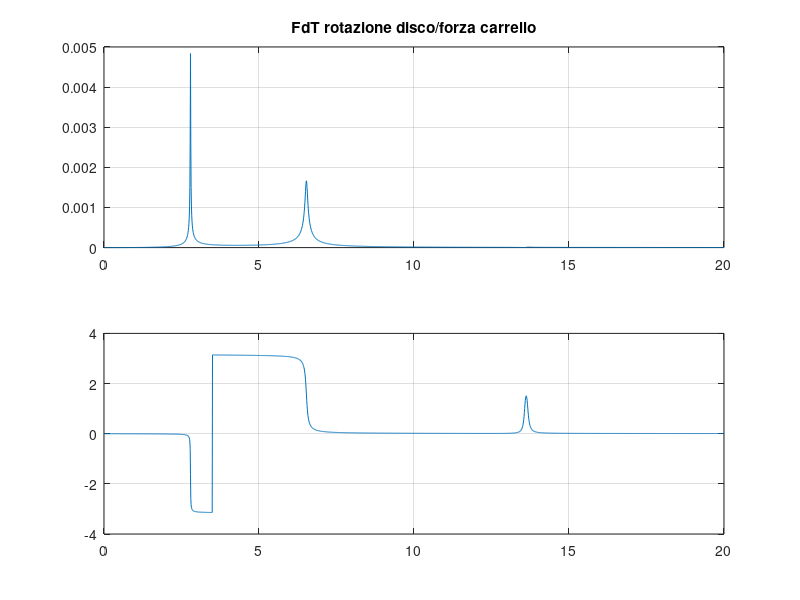
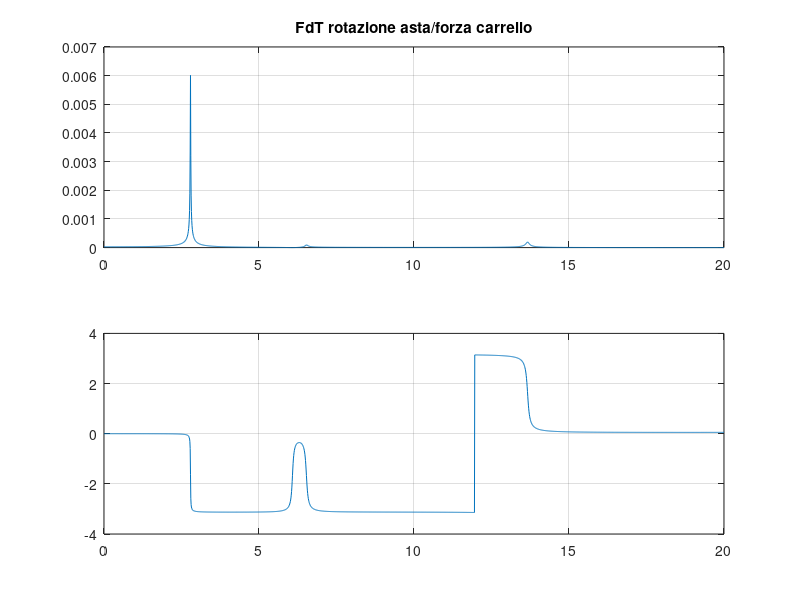
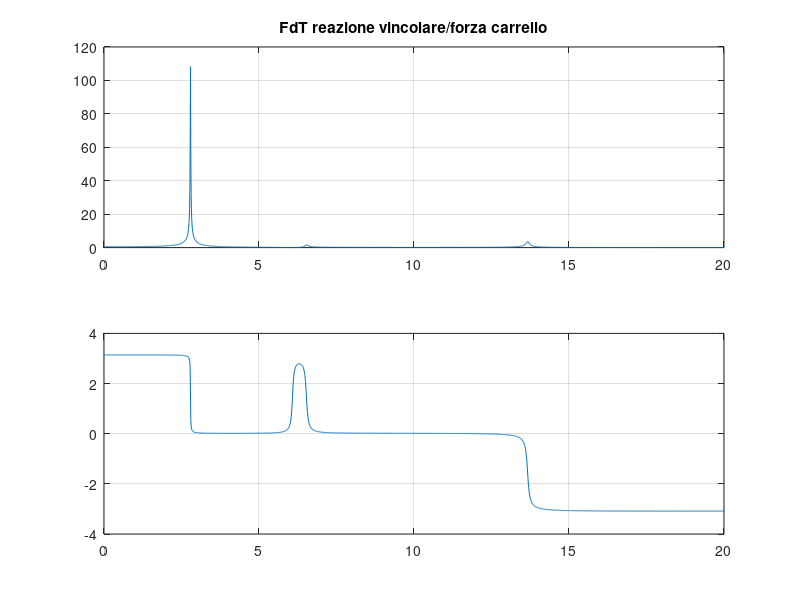
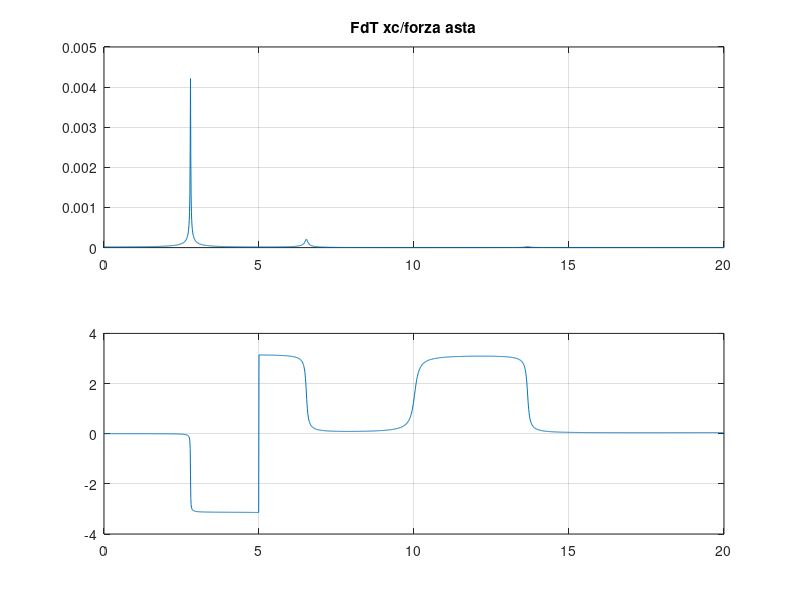

These charts were generated, in order, by the following MATLAB code:
clear all
close all

M1=15;			% [kg]	
R1=0.3;			% [m]
J1=0.5;			% [kgm2]
M2=60;			% [kg]
M3=15;			% [kg]	
L=0.3;			% [m]
J3=0.5;			% [kgm2]
k1=30e3;	    % [N/m]
k2=30e3;		% [N/m]
k3=30e3;		% [N/m]
r1=10;   		% [Ns/m]
r2=10;   		% Ns/m]
r3=0.5;   		% Ns/m]
alfa=pi/6;
g=9.81;

disp('matrice di massa in coordinate fisiche')
mtx_mf  =  diag([M2 M1 M1 J1 M3 J3])
disp(' ')

disp('matrice di rigidezza (parte elastica) in coordinate fisiche')
mtx_kf  =  diag([k1 k2 k3])
disp(' ')

disp('matrice di smorzamento in coordinate fisiche')
mtx_rf  =  diag([r1 r2 r3])
disp(' ')

disp('jacobiano matrice di massa')
mtx_Jm  =  [1 0 0;1 R1*cos(alfa) 0;0 R1*sin(alfa) 0; 0 1 0;0 0 L;0 0 1]
disp(' ')

disp('jacobiano matrice di rigidezza-smorzamento')
mtx_Jel  =  [0 -R1 0;-1 0 L;0 0 -2*L]
disp(' ')
    
disp('matrice di massa in coordinate indipendenti')
mtx_m  =  mtx_Jm'*mtx_mf*mtx_Jm
disp(' ')

disp('matrice di rigidezza (parte gravitazionale) in coordinate indipendenti')
mtx_kg  =  [0 0 0;0 0 0;0 0 -M3*g*L]
disp(' ')

disp('matrice di rigidezza in coordinate indipendenti')
mtx_k  =  mtx_Jel'*mtx_kf*mtx_Jel + mtx_kg
disp(' ')

disp('matrice di smoramento in coordinate indipendenti')
mtx_r  =  mtx_Jel'*mtx_rf*mtx_Jel
disp(' ')


%calcolo delle frequenze proprie e dei modi di vibrare

[modi,d]=eig(inv(mtx_m)*mtx_k);
fre=sqrt(diag(d))/2/pi;

%crea una matrice temporanea per ordinare frequenze e modi
% i modi sono ordinati per righe
tmp=[fre modi'];

% ordina le frequenze e i modi in ordine crescente 
tmp_out=sortrows(tmp,1);
fre=tmp_out(:,1);                 % frequenze ordinate
ngdl=length(fre);
modi=tmp_out(:,2:ngdl+1)';       % modi ordinati per colonne

% stampa delle frequenze e modi

for i=1:ngdl
    val_max=max(abs(modi(:,i)));
    modi(:,i)=modi(:,i)/val_max;
    disp(['modo # ' num2str(i) ': ' num2str(fre(i)) ' [Hz]        ' num2str(modi(:,i)') ])
end

%......................................................PUNTO 3+5

ff=[0:0.01:20];
ome=2*pi*ff;
vett_F=[1;0;0];
for i=1:length(ff)
    A=-ome(i)^2*mtx_m+j*ome(i)*mtx_r+mtx_k;
    x=inv(A)*vett_F;
    mod1(i)=abs(x(2));
    fas1(i)=angle(x(2));
    mod2(i)=abs(x(3));
    fas2(i)=angle(x(3));
    Rv=-2*L*x(3)*(k3+j*ome(i)*r3);  %reazione vincolare calcolata direttamente con la forza molla/smorzatore
    mod3(i)=abs(Rv);
    fas3(i)=angle(Rv);
end

figure
subplot(211)
plot(ff,mod1)
title('FdT rotazione disco/forza carrello')
grid
subplot(212)
plot(ff,fas1)
grid

figure
subplot(211)
plot(ff,mod2)
title('FdT rotazione asta/forza carrello')
grid
subplot(212)
plot(ff,fas2)
grid

figure
subplot(211)
plot(ff,mod3)
title('FdT reazione vincolare/forza carrello')
grid
subplot(212)
plot(ff,fas3)
grid

%.....................................................PUNTO 4

vett_F=[0;0;2*L];
for i=1:length(ff)
    A=-ome(i)^2*mtx_m+j*ome(i)*mtx_r+mtx_k;
    x=inv(A)*vett_F;
    xc=x(1)+R1*x(2);
    xb=2*L*x(3);
    mod1(i)=abs(xc);           
    fas1(i)=angle(xc);          
    mod2(i)=abs(xb);              
    fas2(i)=angle(xb);            
end

figure
subplot(211)
plot(ff,mod1)
title('FdT xc/forza asta')
grid
subplot(212)
plot(ff,fas1)
grid

figure
subplot(211)
plot(ff,mod2)
title('FdT xb/forza asta')
grid
subplot(212)
plot(ff,fas2)
grid

%.........................................................PUNTO 6

j=sqrt(-1);
for i=1:length(ff)
    A=-ome(i)^2*mtx_m+j*ome(i)*mtx_r+mtx_k;
    vett_F=[0;0;(k3+j*ome(i)*r3)*2*L];
    x=inv(A)*vett_F;
    mod1(i)=abs(x(2));
    fas1(i)=angle(x(2));
end

figure
subplot(211)
plot(ff,mod1)
title('FdT rotazione disco/spostamento impressso')
grid
subplot(212)
plot(ff,fas1)
grid
